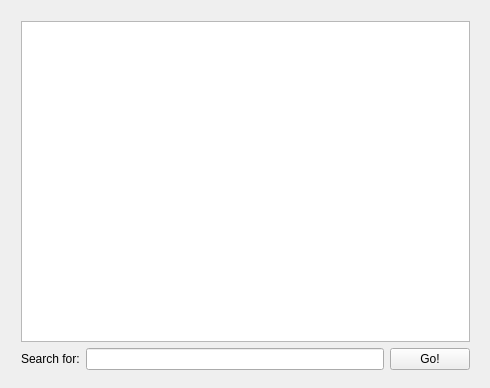
<?xml version="1.0" encoding="UTF-8"?>
<ui version="4.0">
 <class>FindCrap</class>
 <widget class="QWidget" name="FindCrap">
  <property name="geometry">
   <rect>
    <x>0</x>
    <y>0</y>
    <width>490</width>
    <height>388</height>
   </rect>
  </property>
  <property name="windowTitle">
   <string>FindCrap</string>
  </property>
  <widget class="QWidget" name="">
   <property name="geometry">
    <rect>
     <x>10</x>
     <y>10</y>
     <width>471</width>
     <height>371</height>
    </rect>
   </property>
   <layout class="QVBoxLayout" name="verticalLayout">
    <item>
     <widget class="QTextEdit" name="textEdit"/>
    </item>
    <item>
     <layout class="QHBoxLayout" name="horizontalLayout">
      <item>
       <widget class="QLabel" name="label">
        <property name="text">
         <string>Search for:</string>
        </property>
       </widget>
      </item>
      <item>
       <widget class="QLineEdit" name="lineEdit"/>
      </item>
      <item>
       <widget class="QPushButton" name="goButton">
        <property name="text">
         <string>Go!</string>
        </property>
       </widget>
      </item>
     </layout>
    </item>
   </layout>
  </widget>
 </widget>
 <layoutdefault spacing="6" margin="11"/>
 <resources/>
 <connections/>
</ui>
